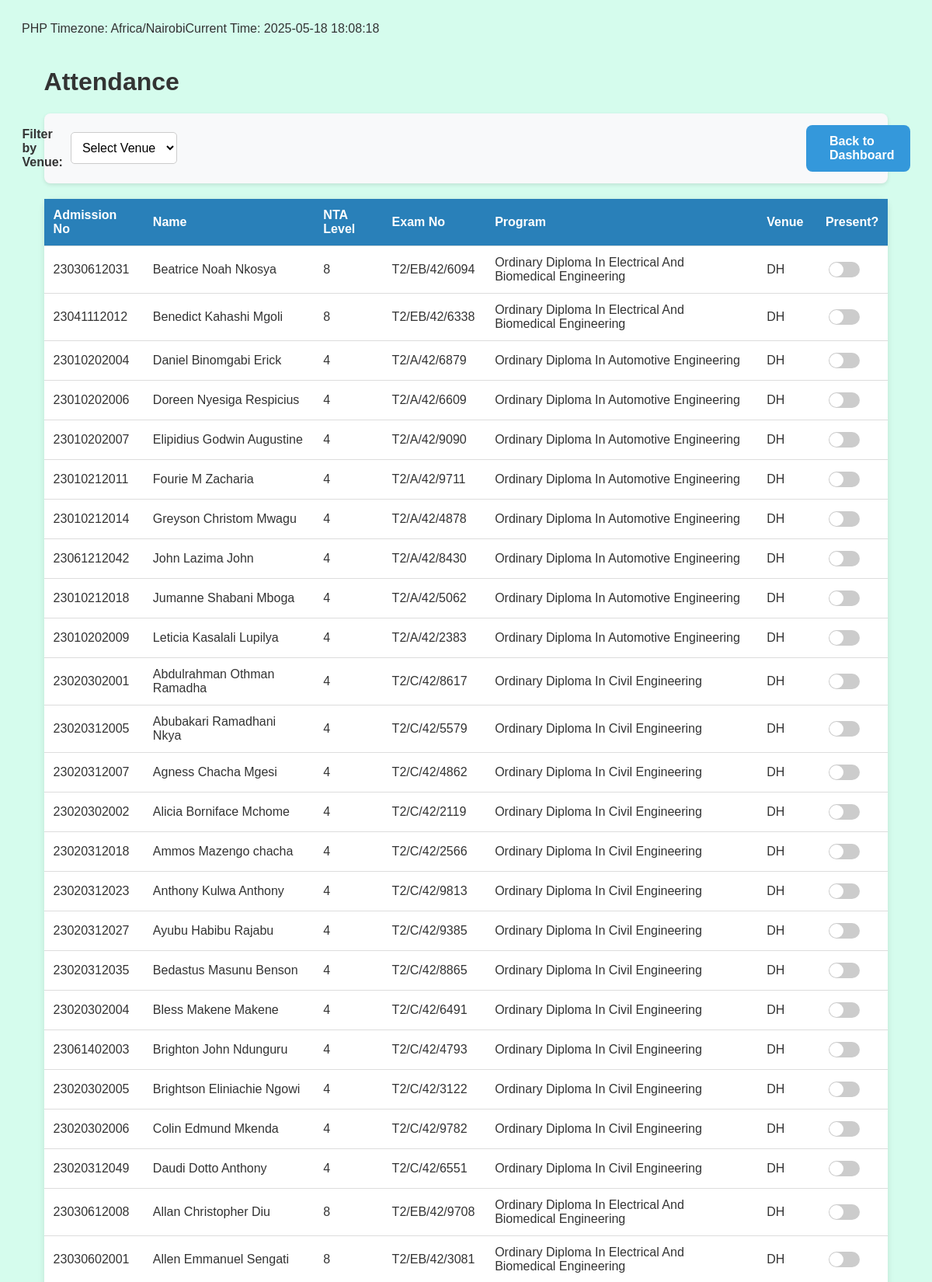
Screenshot of /app/public/attendance.php (signed in, upper part) with the database file from the repository.
### tables this page shows
CREATE TABLE `students` (
  `id` int(11) NOT NULL,
  `name` varchar(255) NOT NULL,
  `admission_no` varchar(50) NOT NULL,
  `nta_level` varchar(50) DEFAULT NULL,
  `exam_no` varchar(50) DEFAULT NULL,
  `program` varchar(255) DEFAULT NULL,
  `venue` varchar(50) DEFAULT NULL,
  `image_path` varchar(255) DEFAULT NULL,
  `created_at` timestamp NOT NULL DEFAULT current_timestamp(),
  `attended` tinyint(1) DEFAULT 0
);

### app/public/attendance.php (the view, shortened to what this page needs)
<?php
require_once __DIR__ . '/../../config/db.php';
$stmt = $conn->prepare("SELECT id, admission_no, name, nta_level, exam_no, program, venue, IF(attended=1, 1, 0) AS attended FROM students ORDER BY venue ASC");
$stmt->execute();
$result = $stmt->get_result();
$students = [];
while ($row = $result->fetch_assoc()) {
    $students[] = $row;
}
echo "PHP Timezone: " . date_default_timezone_get();
echo "Current Time: " . date("Y-m-d H:i:s");
?>
<!DOCTYPE html>
<html lang="en">
<head>
</head>
<body>
    <div class="container">
        <h1>Attendance</h1>
        <div class="filter-container">
        <label for="venue-select"><strong>Filter by Venue:</strong></label>
        <select id="venue-select" onchange="updateVenue(this.value)">
            <option value="">Select Venue</option>
        </select>
            <a href="invigilator_dashboard.php" class="back-link">
        <i class="fas fa-arrow-left"></i> Back to Dashboard
    </a>
        </div>
        <table>
            <thead>
                <tr>
                    <th>Admission No</th>
                    <th>Name</th>
                    <th>NTA Level</th>
                    <th>Exam No</th>
                    <th>Program</th>
                    <th>Venue</th>
                    <th>Present?</th>
                </tr>
            </thead>
            <tbody>
                <?php foreach ($students as $student): ?>
                    <tr data-venue="<?= htmlspecialchars($student['venue'] ?? 'Unknown Venue'); ?>">
                        <td><?= htmlspecialchars($student['admission_no']); ?></td>
                        <td><?= htmlspecialchars($student['name']); ?></td>
                        <td><?= htmlspecialchars($student['nta_level'] ?? 'N/A'); ?></td>
                        <td><?= htmlspecialchars($student['exam_no']); ?></td>
                        <td><?= htmlspecialchars($student['program']); ?></td>
                        <td><?= htmlspecialchars($student['venue'] ?? 'Not Assigned'); ?></td>
                        <td>
                            <input type="checkbox" class="attendance-checkbox" data-student-id="<?= $student['id']; ?>" <?= $student['attended'] ? 'checked' : ''; ?>>
                        </td>
                    </tr>
                <?php endforeach; ?>
            </tbody>
        </table><br>
    </div>
</body>
</html>

### app/public/attendance.php (style rules this page uses)
body { font-family: Arial, sans-serif; background: rgb(213, 252, 237); color: #333; padding: 20px; }
.container { max-width: 95%; margin: auto; padding: 20px; }
table { width: 100%; border-collapse: collapse; background: #fff; border-radius: 10px; box-shadow: 0px 2px 8px rgba(0,0,0,0.1); }
th, td { padding: 12px; border-bottom: 1px solid #ddd; text-align: left; }
th { background-color: #2980b9; color: #fff; font-weight: bold; }
.filter-container { display: flex; justify-content: center; align-items: center; gap: 10px; margin-bottom: 20px; padding: 15px; background: #f8f9fa; border-radius: 8px; box-shadow: 0px 2px 5px rgba(0,0,0,0.1); }
#venue-select { padding: 10px; border: 1px solid #ccc; border-radius: 5px; font-size: 16px; cursor: pointer; background: white; transition: 0.3s; }
.attendance-checkbox { appearance: none; width: 40px; height: 20px; background: #ccc; border-radius: 20px; position: relative; cursor: pointer; transition: background 0.3s; }
.attendance-checkbox::before { content: ""; position: absolute; width: 18px; height: 18px; background: #fff; border-radius: 50%; top: 1px; left: 1px; transition: transform 0.3s; }
.back-link { display: flex; align-items: center; justify-content: center; background: #3498db; color: white; text-decoration: none; padding: 12px 20px; border-radius: 8px; font-size: 16px; margin-left: 50rem; width: 180px; transition: 0.3s; font-weight: bold; }

### rows the page displays
students: admission_no "23030612031", name "Beatrice Noah Nkosya", nta_level "8", exam_no "T2/EB/42/6094", program "Ordinary Diploma In Electrical And Biomedical Engineering", venue "DH"
students: admission_no "23041112012", name "Benedict Kahashi Mgoli", nta_level "8", exam_no "T2/EB/42/6338", program "Ordinary Diploma In Electrical And Biomedical Engineering", venue "DH"
students: admission_no "23010202004", name "Daniel Binomgabi Erick", nta_level "4", exam_no "T2/A/42/6879", program "Ordinary Diploma In Automotive Engineering", venue "DH"
students: admission_no "23010202006", name "Doreen Nyesiga Respicius", nta_level "4", exam_no "T2/A/42/6609", program "Ordinary Diploma In Automotive Engineering", venue "DH"
students: admission_no "23010202007", name "Elipidius Godwin Augustine", nta_level "4", exam_no "T2/A/42/9090", program "Ordinary Diploma In Automotive Engineering", venue "DH"
students: admission_no "23010212011", name "Fourie M Zacharia", nta_level "4", exam_no "T2/A/42/9711", program "Ordinary Diploma In Automotive Engineering", venue "DH"
students: admission_no "23010212014", name "Greyson Christom Mwagu", nta_level "4", exam_no "T2/A/42/4878", program "Ordinary Diploma In Automotive Engineering", venue "DH"
students: admission_no "23061212042", name "John Lazima John", nta_level "4", exam_no "T2/A/42/8430", program "Ordinary Diploma In Automotive Engineering", venue "DH"
students: admission_no "23010212018", name "Jumanne Shabani Mboga", nta_level "4", exam_no "T2/A/42/5062", program "Ordinary Diploma In Automotive Engineering", venue "DH"
students: admission_no "23010202009", name "Leticia Kasalali Lupilya", nta_level "4", exam_no "T2/A/42/2383", program "Ordinary Diploma In Automotive Engineering", venue "DH"
students: admission_no "23020302001", name "Abdulrahman Othman Ramadha", nta_level "4", exam_no "T2/C/42/8617", program "Ordinary Diploma In Civil Engineering", venue "DH"
students: admission_no "23020312005", name "Abubakari Ramadhani Nkya", nta_level "4", exam_no "T2/C/42/5579", program "Ordinary Diploma In Civil Engineering", venue "DH"
students: admission_no "23020312007", name "Agness Chacha Mgesi", nta_level "4", exam_no "T2/C/42/4862", program "Ordinary Diploma In Civil Engineering", venue "DH"
students: admission_no "23020302002", name "Alicia Borniface Mchome", nta_level "4", exam_no "T2/C/42/2119", program "Ordinary Diploma In Civil Engineering", venue "DH"
students: admission_no "23020312018", name "Ammos Mazengo chacha", nta_level "4", exam_no "T2/C/42/2566", program "Ordinary Diploma In Civil Engineering", venue "DH"
students: admission_no "23020312023", name "Anthony Kulwa Anthony", nta_level "4", exam_no "T2/C/42/9813", program "Ordinary Diploma In Civil Engineering", venue "DH"
students: admission_no "23020312027", name "Ayubu Habibu Rajabu", nta_level "4", exam_no "T2/C/42/9385", program "Ordinary Diploma In Civil Engineering", venue "DH"
students: admission_no "23020312035", name "Bedastus Masunu Benson", nta_level "4", exam_no "T2/C/42/8865", program "Ordinary Diploma In Civil Engineering", venue "DH"
students: admission_no "23020302004", name "Bless Makene Makene", nta_level "4", exam_no "T2/C/42/6491", program "Ordinary Diploma In Civil Engineering", venue "DH"
students: admission_no "23061402003", name "Brighton John Ndunguru", nta_level "4", exam_no "T2/C/42/4793", program "Ordinary Diploma In Civil Engineering", venue "DH"
students: admission_no "23020302005", name "Brightson Eliniachie Ngowi", nta_level "4", exam_no "T2/C/42/3122", program "Ordinary Diploma In Civil Engineering", venue "DH"
students: admission_no "23020302006", name "Colin Edmund Mkenda", nta_level "4", exam_no "T2/C/42/9782", program "Ordinary Diploma In Civil Engineering", venue "DH"
students: admission_no "23020312049", name "Daudi Dotto Anthony", nta_level "4", exam_no "T2/C/42/6551", program "Ordinary Diploma In Civil Engineering", venue "DH"
students: admission_no "23030612008", name "Allan Christopher Diu", nta_level "8", exam_no "T2/EB/42/9708", program "Ordinary Diploma In Electrical And Biomedical Engineering", venue "DH"
students: admission_no "23030602001", name "Allen Emmanuel Sengati", nta_level "8", exam_no "T2/EB/42/3081", program "Ordinary Diploma In Electrical And Biomedical Engineering", venue "DH"

### other values shown
date_default_timezone_get() "Africa/Nairobi"
